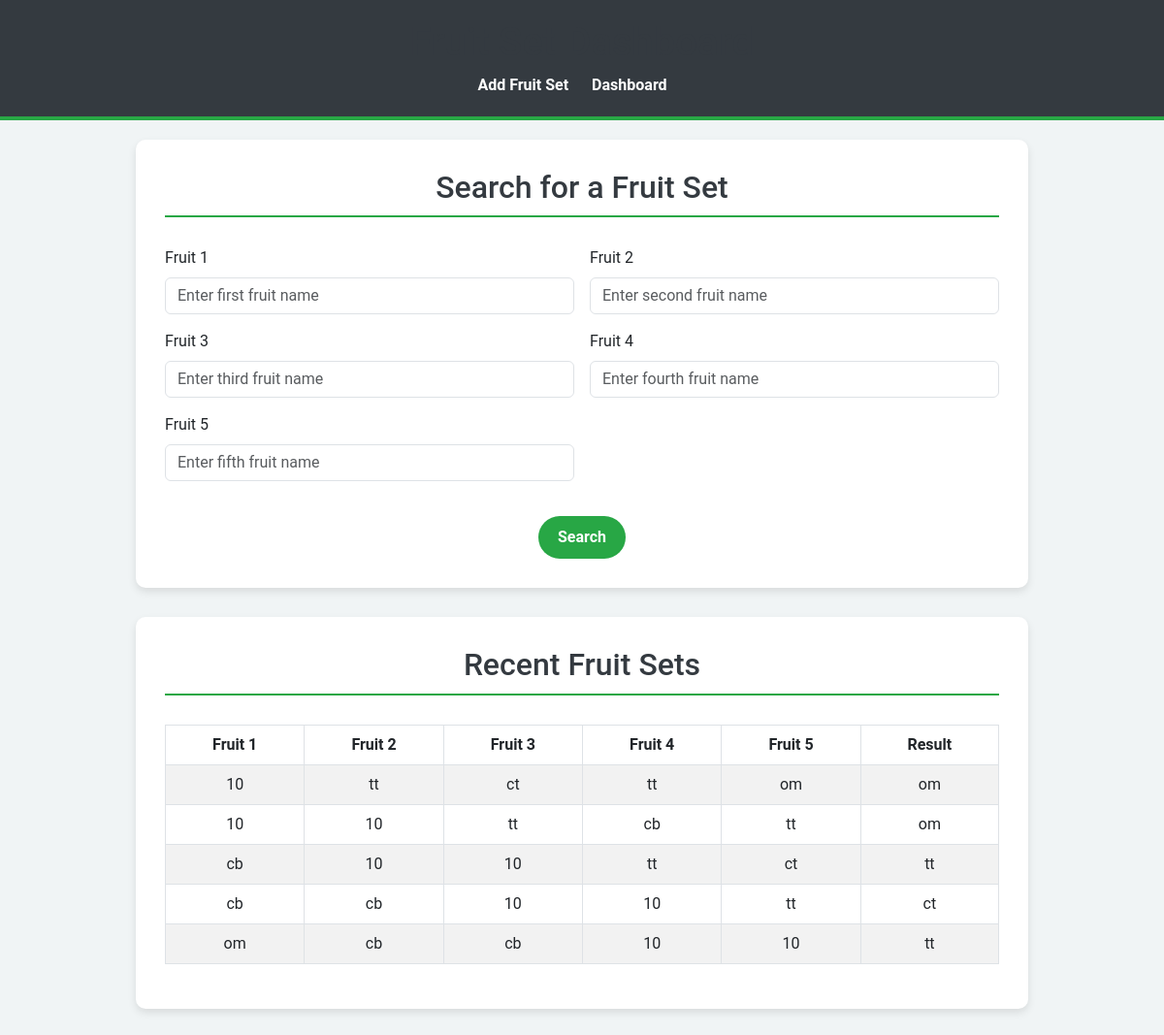
The page / on the database its author committed.
### fruits/models.py (models this page shows, shortened)
class FruitSet(models.Model):
    fruit1 = models.CharField(max_length=50)
    fruit2 = models.CharField(max_length=50)
    fruit3 = models.CharField(max_length=50)
    fruit4 = models.CharField(max_length=50)
    fruit5 = models.CharField(max_length=50)
    result = models.CharField(max_length=100)

### fruits/views.py (the view)
# urls.py: path('', views.dashboard, name='dashboard'),  # Dashboard URL
def dashboard(request):
    recent_fruit_sets = FruitSet.objects.order_by('-id')[:5]
    return render(request, 'fruits/dashboard.html', {'recent_fruit_sets': recent_fruit_sets})

### fruits/templates/fruits/dashboard.html (shortened to what this page needs)
<!DOCTYPE html>
<html lang="en">
<head>
    <link href="https://cdn.jsdelivr.net/npm/bootstrap@5.3.0-alpha1/dist/css/bootstrap.min.css" rel="stylesheet">
</head>
<body>
    <header>
        <h1>Fruit Set Dashboard</h1>
        <nav>
            <ul>
                <li><a href="{% url 'add_fruit_set' %}">Add Fruit Set</a></li>
                <li><a href="{% url 'dashboard' %}">Dashboard</a></li>
            </ul>
        </nav>
    </header>
    <div class="container">
        <section class="dashboard-section">
            <h2>Search for a Fruit Set</h2>
            <form action="{% url 'search_fruit_set' %}" method="POST" class="row g-3">
                <div class="col-md-6">
                    <label for="fruit1" class="form-label">Fruit 1</label>
                    <input type="text" class="form-control" name="fruit1" id="fruit1" placeholder="Enter first fruit name">
                </div>
                <div class="col-md-6">
                    <label for="fruit2" class="form-label">Fruit 2</label>
                    <input type="text" class="form-control" name="fruit2" id="fruit2" placeholder="Enter second fruit name">
                </div>
                <div class="col-md-6">
                    <label for="fruit3" class="form-label">Fruit 3</label>
                    <input type="text" class="form-control" name="fruit3" id="fruit3" placeholder="Enter third fruit name">
                </div>
                <div class="col-md-6">
                    <label for="fruit4" class="form-label">Fruit 4</label>
                    <input type="text" class="form-control" name="fruit4" id="fruit4" placeholder="Enter fourth fruit name">
                </div>
                <div class="col-md-6">
                    <label for="fruit5" class="form-label">Fruit 5</label>
                    <input type="text" class="form-control" name="fruit5" id="fruit5" placeholder="Enter fifth fruit name">
                </div>
                <div class="col-12 text-center">
                    <button type="submit" class="btn btn-custom">Search</button>
                </div>
            </form>
        </section>
        <section class="dashboard-section">
            <h2>Recent Fruit Sets</h2>
            <table class="table table-bordered table-striped">
                <thead>
                    <tr>
                        <th>Fruit 1</th>
                        <th>Fruit 2</th>
                        <th>Fruit 3</th>
                        <th>Fruit 4</th>
                        <th>Fruit 5</th>
                        <th>Result</th>
                    </tr>
                </thead>
                <tbody>
                    {% for fruit_set in recent_fruit_sets %}
                    <tr>
                        <td>{{ fruit_set.fruit1 }}</td>
                        <td>{{ fruit_set.fruit2 }}</td>
                        <td>{{ fruit_set.fruit3 }}</td>
                        <td>{{ fruit_set.fruit4 }}</td>
                        <td>{{ fruit_set.fruit5 }}</td>
                        <td>{{ fruit_set.result }}</td>
                    </tr>
                    {% endfor %}
                </tbody>
            </table>
        </section>
    </div>
</body>
</html>

### fruits/templates/fruits/dashboard.html (style rules this page uses)
body { background-color: #f0f4f5; font-family: 'Roboto', sans-serif; }
header { background-color: #343a40; color: white; padding: 20px; text-align: center; border-bottom: 4px solid #28a745; }
nav ul { list-style: none; padding: 0; margin: 0; }
nav ul li { display: inline-block; margin-right: 20px; }
nav ul li a { color: white; font-weight: bold; text-decoration: none; }
.container { max-width: 960px; margin: 0 auto; padding: 20px; }
.dashboard-section { background-color: white; padding: 30px; border-radius: 10px; box-shadow: 0 4px 8px rgba(0, 0, 0, 0.1); margin-bottom: 30px; }
h1, h2 { color: #343a40; }
h2 { border-bottom: 2px solid #28a745; padding-bottom: 10px; text-align: center; margin-bottom: 30px; }
table { margin-top: 20px; }
th, td { text-align: center; padding: 12px; }
th { background-color: #28a745; color: white; }
td { background-color: #f8f9fa; }
.btn-custom { background-color: #28a745; color: white; border-radius: 25px; padding: 10px 20px; font-weight: bold; border: none; margin-top: 20px; }

### rows shown on the page
FruitSet: fruit1 "10", fruit2 "tt", fruit3 "ct", fruit4 "tt", fruit5 "om", result "om"
FruitSet: fruit1 "10", fruit2 "10", fruit3 "tt", fruit4 "cb", fruit5 "tt", result "om"
FruitSet: fruit1 "cb", fruit2 "10", fruit3 "10", fruit4 "tt", fruit5 "ct", result "tt"
FruitSet: fruit1 "cb", fruit2 "cb", fruit3 "10", fruit4 "10", fruit5 "tt", result "ct"
FruitSet: fruit1 "om", fruit2 "cb", fruit3 "cb", fruit4 "10", fruit5 "10", result "tt"
